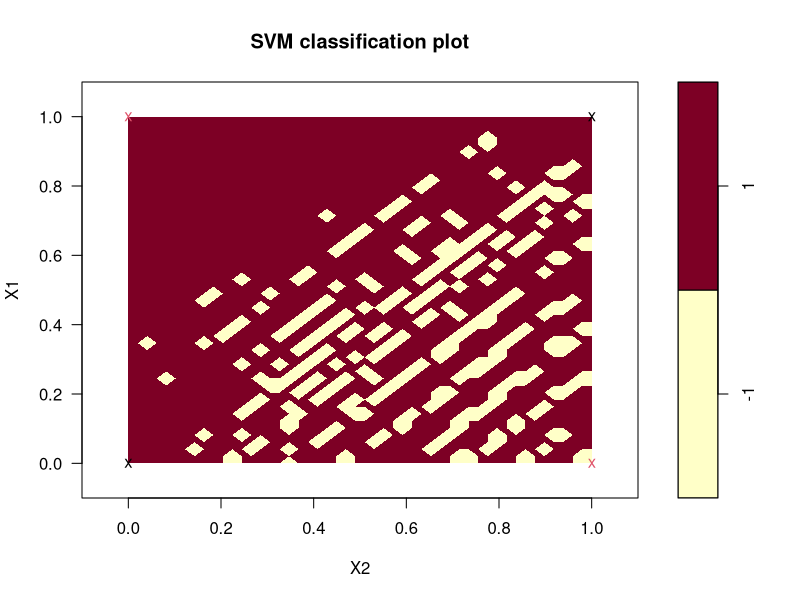

R code for this plot:
library(e1071)
library(MASS)

x1 <- c(0, 0, 1, 1)
x2 <- c(0, 1, 0, 1)
y <- c("-1","1","1","-1")

xor <- data.frame(X1 = x1, X2 = x2, classes = y)
xor$classes <- as.factor(xor$classes)
xor

model1 <- 
  svm(classes~., data=xor, kernel="polynomial", degree=1, coef0=1, cost=1)

pred1<-predict(model1,xor)
pred1
table(xor$classes,predict(model1,xor))

plot(model1,xor,xlim=c(-0.1,1.1),ylim=c(-0.1,1.1))

summary(model1)

pred1
